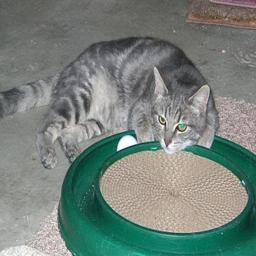
#> input picture animal-image-classification-dataset/Animals/cats/0_0003.jpg, 256 x 256 px, found by its file name; its folder holds only this picture in this run
$ jupyter execute --allow-errors WM-Hopfield.ipynb
#> lines starting #> are read from the running program, lines starting #| are printed output that depends on the picture; after the words box and inside, x2 and y2 are one past the last pixel; in counts of white or black regions, pixels touching at a corner belong together
[cell 1]
import numpy as np
from PIL import Image
import matplotlib.pyplot as plt
from sklearn.model_selection import train_test_split

[cell 2]
import os

def load_images(image_dir, image_size=(32, 32)):
#> called with image_dir = 'animal-image-classification/Animals', image_size = (32, 32)
    images = []
    labels = []
    for label in os.listdir(image_dir):
        label_dir = os.path.join(image_dir, label)
        if os.path.isdir(label_dir):
            for image_file in os.listdir(label_dir):
                image_path = os.path.join(label_dir, image_file)
                image = Image.open(image_path).convert('L').resize(image_size)
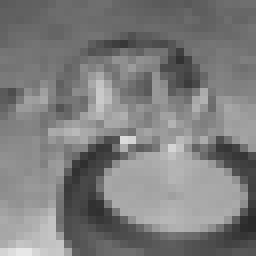
#> image: PIL image 32x32 L (shown 8 times larger); min 41, max 231, mean 125.1
                image_array = np.array(image).flatten()
#> image_array = 1024 values, max 231 at index 994, min 41 at index 895, mean 125.1
                # Binarize image: convert to 1 (white) or -1 (black)
                image_array = np.where(image_array > 128, 1, -1)
#> image_array = 1024 values, max 1 at index 238, min -1 at index 0, mean -0.111
                images.append(image_array)
                labels.append(label)
#> pass 2 of the loop in load_images, `for label in os.listdir(image_dir):`:
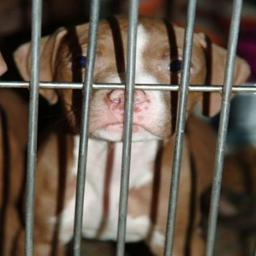
#> input picture animal-image-classification-dataset/Animals/dogs/1_0004.jpg, 256 x 256 px, found by its file name
#> in load_images, `image = Image.open(image_path).convert('L').resize(image_size)`:
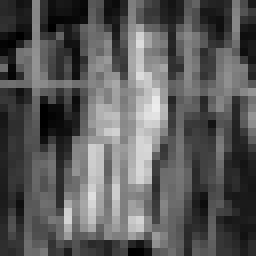
#> image: PIL image 32x32 L (shown 8 times larger); min 0, max 236, mean 89.9
#> in load_images, `image_array = np.array(image).flatten()`: image_array = 1024 values, max 236 at index 435, min 0 at index 102, mean 89.89
#> in load_images, `image_array = np.where(image_array > 128, 1, -1)`: image_array = 1024 values, max 1 at index 4, min -1 at index 0, mean -0.521
    return np.array(images), np.array(labels)

image_dir = 'animal-image-classification/Animals'
images, labels = load_images(image_dir)

[cell 3]
class HopfieldNetwork:
    def __init__(self):
        self.weights = None

    def train(self, patterns):
        num_patterns, num_neurons = patterns.shape
#> num_patterns = 1; num_neurons = 1024
        self.weights = np.zeros((num_neurons, num_neurons))

        for pattern in patterns:
            pattern = pattern / np.linalg.norm(pattern)
            self.weights += np.outer(pattern, pattern)
#> this loop made 1 pass
#> pass 1, in train, `self.weights += np.outer(pattern, pattern)`:
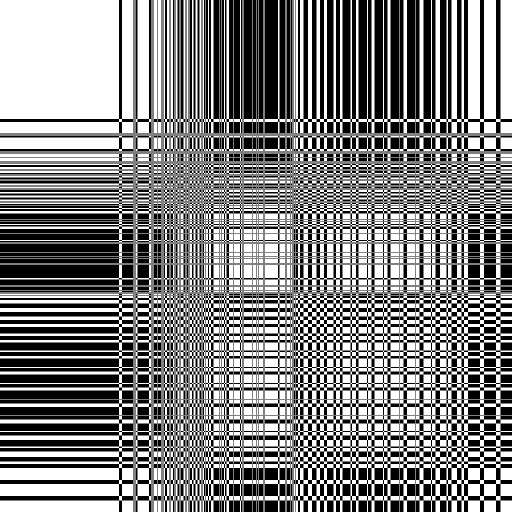
#> self.weights: shape (1024, 1024) float64 (shown at 1/2 size); values -0.000977 (black) and 0.000977 (white), 50.6% white; 1 black region, box (x1, y1, x2, y2) and area: (0, 0, 1024, 1024) 517790

        np.fill_diagonal(self.weights, 0)
#> self.weights: shape (1024, 1024) float64; 0.1% of pixels changed, all inside (x1, y1, x2, y2) = (0, 0, 1024, 1024)
        self.weights /= num_patterns

    def recall(self, pattern, steps=5):
        for _ in range(steps):
            pattern = np.sign(np.dot(pattern, self.weights))
        return pattern

    def energy(self, pattern):
        return -0.5 * np.dot(np.dot(pattern.T, self.weights), pattern)

[cell 4]
hopfield_net = HopfieldNetwork()

# Split the data into training and testing sets
X_train, X_test, y_train, y_test = train_test_split(images, labels, test_size=0.2, random_state=42)

# Train the Hopfield network on the training images
hopfield_net.train(X_train)

[cell 5]
def test_hopfield_network(network, test_images, test_labels, original_images):
    correct = 0
    for i, test_image in enumerate(test_images):
        output_image = network.recall(test_image)
        energy = network.energy(output_image)

        # Find the closest match in the original training images
        min_dist = np.inf
        matched_label = None
        for j, train_image in enumerate(original_images):
            dist = np.sum(np.abs(output_image - train_image))
            if dist < min_dist:
                min_dist = dist
                matched_label = y_train[j]

        print(f"True Label: {test_labels[i]}, Predicted Label: {matched_label}, Energy: {energy}")
        if matched_label == test_labels[i]:
            correct += 1
#> this loop made 1 pass
#> energy on pass 1: -511.5
#| True Label: dogs, Predicted Label: cats, Energy: -511.5
#> after the loop, correct = 0

    accuracy = correct / len(test_labels)
#> accuracy = 0
    print(f"Accuracy: {accuracy * 100:.2f}%")
#| Accuracy: 0.00%

test_hopfield_network(hopfield_net, X_test, y_test, X_train)

[cell 6]
def visualize_results(network, test_images, test_labels):
    fig, axes = plt.subplots(1, 5, figsize=(10, 4))
    for i in range(5):
        original_image = test_images[i].reshape(32, 32)

        axes[i].imshow(original_image, cmap='gray')
        axes[i].set_title(f'Original: {test_labels[i]}')
        axes[i].axis('off')
#> this loop made 2 passes
#> pass 1, in visualize_results, `original_image = test_images[i].reshape(32, 32)`:
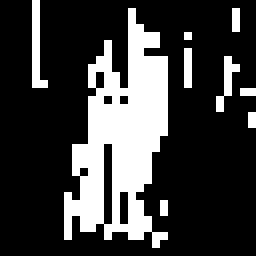
#> original_image: shape (32, 32) int64 (shown 8 times larger); values -1 (black) and 1 (white), 23.9% white; 9 white regions (8 under 20 px), largest, box (x1, y1, x2, y2) and area: (8, 1, 21, 31) 210
    plt.show()

#> (the rest of this cell did not finish here and is left out)

[cell 7]
# Funkcja do przeprowadzenia analizy
import time
def analyze_hopfield_network(images, labels):
    X_train, X_test, y_train, y_test = train_test_split(images, labels, test_size=0.2, random_state=42)

    hopfield_net = HopfieldNetwork()
    hopfield_net.train(X_train)
#> the loop in train (call 2), `for pattern in patterns:` made 1 pass

    num_neurons = X_train.shape[1]
#> num_neurons = 1024

    # Analiza energii sieci
    energies = []
    for pattern in X_test:
        energies.append(hopfield_net.energy(pattern))
#> after the loop, energies = [-3.28]

    avg_energy = np.mean(energies)
#> avg_energy = -3.28
    print(f"Średnia energia sieci: {avg_energy:.2f}")
#| Średnia energia sieci: -3.28

    # Wpływ liczby neuronów
    neuron_counts = [100, 200, 300, num_neurons]
#> neuron_counts = [100, 200, 300, 1024]
    accuracy_per_neuron = []

    for n_neurons in neuron_counts:
        X_train_partial = X_train[:, :n_neurons]
        X_test_partial = X_test[:, :n_neurons]

        hopfield_net_partial = HopfieldNetwork()
        hopfield_net_partial.train(X_train_partial)

        correct = 0
        for i, test_pattern in enumerate(X_test_partial):
            recalled_pattern = hopfield_net_partial.recall(test_pattern)
            if np.array_equal(recalled_pattern, X_train_partial[i]):
                correct += 1

        accuracy = correct / len(X_test)
        accuracy_per_neuron.append(accuracy)
        print(f"Liczba neuronów: {n_neurons}, Dokładność: {accuracy * 100:.2f}%")
#> this loop made 4 passes
#| Liczba neuronów: 100, Dokładność: 100.00%
#| Liczba neuronów: 200, Dokładność: 100.00%
#| Liczba neuronów: 300, Dokładność: 100.00%
#| Liczba neuronów: 1024, Dokładność: 100.00%
#> after the loop, accuracy_per_neuron = [1, 1, 1, 1]

    # Pojemność sieci
    max_capacity = 0
    for num_patterns in range(1, X_train.shape[0] + 1):
        hopfield_net_capacity = HopfieldNetwork()
        hopfield_net_capacity.train(X_train[:num_patterns])

        stable_patterns = 0
        for pattern in X_train[:num_patterns]:
            recalled_pattern = hopfield_net_capacity.recall(pattern)
            if np.array_equal(recalled_pattern, pattern):
                stable_patterns += 1

        if stable_patterns == num_patterns:
            max_capacity = num_patterns
        else:
            break
#> this loop made 1 pass
#> max_capacity on pass 1: 1

    print(f"Maksymalna pojemność sieci: {max_capacity}")
#| Maksymalna pojemność sieci: 1

    # Czas konwergencji
    convergence_times = []
    for pattern in X_test:
        start_time = time.time()
        recalled_pattern = hopfield_net.recall(pattern)
        end_time = time.time()
        convergence_times.append(end_time - start_time)
#> after the loop, convergence_times = [0.0017]

    avg_convergence_time = np.mean(convergence_times)
#> avg_convergence_time = 0.0017
    print(f"Średni czas konwergencji: {avg_convergence_time:.4f} sekund")
#| Średni czas konwergencji: 0.0017 sekund

    # Dokładność rozpoznawania wzorców
    correct = 0
    for i, test_pattern in enumerate(X_test):
        recalled_pattern = hopfield_net.recall(test_pattern)
        if np.array_equal(recalled_pattern, X_train[i]):
            correct += 1
#> this loop made 1 pass
#> after the loop, correct = 1

    accuracy = correct / len(X_test)
    print(f"Dokładność rozpoznawania wzorców: {accuracy * 100:.2f}%")
#| Dokładność rozpoznawania wzorców: 100.00%

# Wywołanie analizy dla obrazów (X) i etykiet (y)
analyze_hopfield_network(images, labels)
